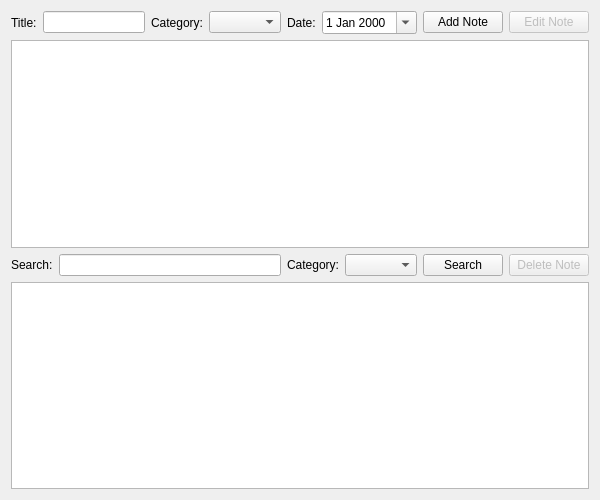
<?xml version="1.0" encoding="UTF-8"?>
<ui version="4.0">
 <class>NoteManager</class>
 <widget class="QWidget" name="NoteManager">
  <property name="geometry">
   <rect>
    <x>0</x>
    <y>0</y>
    <width>600</width>
    <height>500</height>
   </rect>
  </property>
  <layout class="QVBoxLayout" name="verticalLayout">
   <item>
    <layout class="QHBoxLayout" name="horizontalLayout">
     <item>
      <widget class="QLabel" name="label">
       <property name="text">
        <string>Title:</string>
       </property>
      </widget>
     </item>
     <item>
      <widget class="QLineEdit" name="titleLineEdit"/>
     </item>
     <item>
      <widget class="QLabel" name="label_2">
       <property name="text">
        <string>Category:</string>
       </property>
      </widget>
     </item>
     <item>
      <widget class="QComboBox" name="categoryComboBox"/>
     </item>
     <item>
      <widget class="QLabel" name="label_3">
       <property name="text">
        <string>Date:</string>
       </property>
      </widget>
     </item>
     <item>
      <widget class="QDateEdit" name="dateEdit">
       <property name="calendarPopup">
        <bool>true</bool>
       </property>
      </widget>
     </item>
     <item>
      <widget class="QPushButton" name="addButton">
       <property name="text">
        <string>Add Note</string>
       </property>
      </widget>
     </item>
     <item>
      <widget class="QPushButton" name="editButton">
       <property name="text">
        <string>Edit Note</string>
       </property>
       <property name="enabled">
        <bool>false</bool>
       </property>
      </widget>
     </item>
    </layout>
   </item>
   <item>
    <widget class="QTextEdit" name="contentTextEdit"/>
   </item>
   <item>
    <layout class="QHBoxLayout" name="horizontalLayout_2">
     <item>
      <widget class="QLabel" name="label_4">
       <property name="text">
        <string>Search:</string>
       </property>
      </widget>
     </item>
     <item>
      <widget class="QLineEdit" name="searchLineEdit"/>
     </item>
     <item>
      <widget class="QLabel" name="label_5">
       <property name="text">
        <string>Category:</string>
       </property>
      </widget>
     </item>
     <item>
      <widget class="QComboBox" name="searchCategoryComboBox"/>
     </item>
     <item>
      <widget class="QPushButton" name="searchButton">
       <property name="text">
        <string>Search</string>
       </property>
      </widget>
     </item>
     <item>
      <widget class="QPushButton" name="deleteButton">
       <property name="text">
        <string>Delete Note</string>
       </property>
       <property name="enabled">
        <bool>false</bool>
       </property>
      </widget>
     </item>
    </layout>
   </item>
   <item>
    <widget class="QTableView" name="notesTableView"/>
   </item>
  </layout>
 </widget>
 <resources/>
 <connections/>
</ui>
